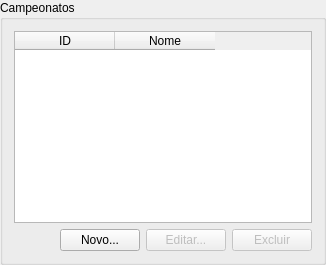
           <widget class="QGroupBox" name="CampeonatoGroup">
            <property name="sizePolicy">
             <sizepolicy hsizetype="Preferred" vsizetype="Preferred">
              <horstretch>1</horstretch>
              <verstretch>1</verstretch>
             </sizepolicy>
            </property>
            <property name="minimumSize">
             <size>
              <width>293</width>
              <height>175</height>
             </size>
            </property>
            <property name="title">
             <string>Campeonatos</string>
            </property>
            <layout class="QGridLayout" name="gridLayout_14">
             <item row="1" column="1">
              <widget class="QPushButton" name="campNovo">
               <property name="sizePolicy">
                <sizepolicy hsizetype="Fixed" vsizetype="Fixed">
                 <horstretch>0</horstretch>
                 <verstretch>0</verstretch>
                </sizepolicy>
               </property>
               <property name="text">
                <string>Novo...</string>
               </property>
              </widget>
             </item>
             <item row="1" column="2">
              <widget class="QPushButton" name="campEditar">
               <property name="enabled">
                <bool>false</bool>
               </property>
               <property name="sizePolicy">
                <sizepolicy hsizetype="Fixed" vsizetype="Fixed">
                 <horstretch>0</horstretch>
                 <verstretch>0</verstretch>
                </sizepolicy>
               </property>
               <property name="text">
                <string>Editar...</string>
               </property>
              </widget>
             </item>
             <item row="1" column="3">
              <widget class="QPushButton" name="campExcluir">
               <property name="enabled">
                <bool>false</bool>
               </property>
               <property name="sizePolicy">
                <sizepolicy hsizetype="Fixed" vsizetype="Fixed">
                 <horstretch>0</horstretch>
                 <verstretch>0</verstretch>
                </sizepolicy>
               </property>
               <property name="text">
                <string>Excluir</string>
               </property>
              </widget>
             </item>
             <item row="1" column="0">
              <spacer name="horizontalSpacer_2">
               <property name="orientation">
                <enum>Qt::Horizontal</enum>
               </property>
               <property name="sizeHint" stdset="0">
                <size>
                 <width>40</width>
                 <height>20</height>
                </size>
               </property>
              </spacer>
             </item>
             <item row="0" column="0" colspan="4">
              <widget class="QTableWidget" name="campTableWidget">
               <property name="enabled">
                <bool>true</bool>
               </property>
               <property name="autoScroll">
                <bool>false</bool>
               </property>
               <property name="editTriggers">
                <set>QAbstractItemView::NoEditTriggers</set>
               </property>
               <property name="selectionMode">
                <enum>QAbstractItemView::SingleSelection</enum>
               </property>
               <property name="selectionBehavior">
                <enum>QAbstractItemView::SelectRows</enum>
               </property>
               <property name="showGrid">
                <bool>false</bool>
               </property>
               <attribute name="horizontalHeaderCascadingSectionResizes">
                <bool>false</bool>
               </attribute>
               <attribute name="horizontalHeaderDefaultSectionSize">
                <number>100</number>
               </attribute>
               <attribute name="horizontalHeaderHighlightSections">
                <bool>true</bool>
               </attribute>
               <attribute name="horizontalHeaderMinimumSectionSize">
                <number>25</number>
               </attribute>
               <attribute name="verticalHeaderVisible">
                <bool>false</bool>
               </attribute>
               <column>
                <property name="text">
                 <string>ID</string>
                </property>
               </column>
               <column>
                <property name="text">
                 <string>Nome</string>
                </property>
               </column>
              </widget>
             </item>
            </layout>
           </widget>
